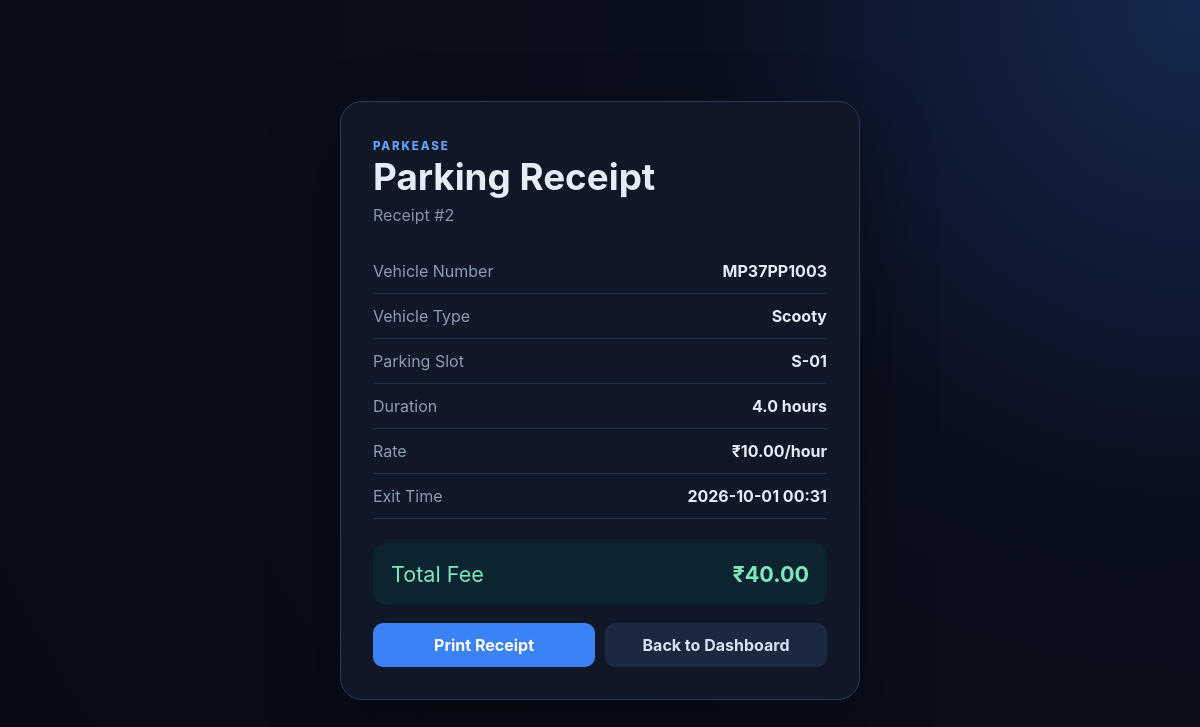
Page /receipt/2 on the committed database.
### tables this page shows
CREATE TABLE receipts (
            id INTEGER PRIMARY KEY AUTOINCREMENT,
            vehicle_number TEXT NOT NULL,
            vehicle_type TEXT NOT NULL,
            slot TEXT NOT NULL,
            duration REAL NOT NULL,
            rate REAL NOT NULL,
            total_fee REAL NOT NULL,
            exit_time TEXT NOT NULL
        );

### app.py (the view)
@app.route("/receipt/<int:receipt_id>")
def receipt(receipt_id):
    conn = get_db()
    item = conn.execute(
        "SELECT * FROM receipts WHERE id = ?",
        (receipt_id,)
    ).fetchone()
    conn.close()
    if not item:
        flash(
            "Receipt not found.",
            "error"
        )
        return redirect(url_for("index"))
    return render_template(
        "receipt.html",
        receipt=item
    )

### app.py (called while the page is built)
def get_db():
    conn = sqlite3.connect(DATABASE)
    conn.row_factory = sqlite3.Row
    return conn

### templates/receipt.html (shortened to what this page needs)
<!DOCTYPE html>
<html lang="en">
<head>
    <link rel="stylesheet" href="{{ url_for('static', filename='style.css') }}">
</head>
<body class="receipt-page">
    <main class="receipt-card">
        <span class="eyebrow">PARKEASE</span>
        <h1>Parking Receipt</h1>
        <p class="receipt-id">Receipt #{{ receipt.id }}</p>
        <div class="receipt-details">
            <div><span>Vehicle Number</span><strong>{{ receipt.vehicle_number }}</strong></div>
            <div><span>Vehicle Type</span><strong>{{ receipt.vehicle_type }}</strong></div>
            <div><span>Parking Slot</span><strong>{{ receipt.slot }}</strong></div>
            <div><span>Duration</span><strong>{{ receipt.duration }} hours</strong></div>
            <div><span>Rate</span><strong>₹{{ '%.2f'|format(receipt.rate) }}/hour</strong></div>
            <div><span>Exit Time</span><strong>{{ receipt.exit_time }}</strong></div>
        </div>
        <div class="total-row"><span>Total Fee</span><strong>₹{{ '%.2f'|format(receipt.total_fee) }}</strong></div>
        <div class="receipt-actions">
            <button onclick="window.print()">Print Receipt</button>
            <a href="{{ url_for('index') }}">Back to Dashboard</a>
        </div>
    </main>
</body>
</html>

### static/style.css (style rules this page uses)
* { box-sizing: border-box; }
:root { font-family: Inter, ui-sans-serif, system-ui, -apple-system, BlinkMacSystemFont, "Segoe UI", sans-serif; color: #e7edf7; background: #0a0f1d; }
body { margin: 0; min-height: 100vh; background: radial-gradient(circle at top right, #15294f 0, #0a0f1d 35%, #070b15 100%); }
h1,h2,p { margin-top:0; }
h1 { font-size: clamp(2rem, 4vw, 3.4rem); margin-bottom: 10px; }
.eyebrow { color:#63a4ff; letter-spacing:.16em; font-size:.72rem; font-weight:800; }
input,select,button { font:inherit; }
button,.search-form a,.receipt-actions a { border:0; border-radius:10px; padding:12px 16px; cursor:pointer; font-weight:750; text-decoration:none; text-align:center; }
.receipt-page { display:grid; place-items:center; padding:30px; }
.receipt-card { width:min(520px,100%); background:#101827; border:1px solid #2c3a52; border-radius:22px; padding:32px; box-shadow:0 30px 70px rgba(0,0,0,.35); }
.receipt-card h1 { font-size:2.3rem; margin-bottom:6px; }
.receipt-id { color:#8393ab; }
.receipt-details { margin:24px 0; }
.receipt-details div { display:flex; justify-content:space-between; gap:18px; padding:12px 0; border-bottom:1px solid #223047; }
.receipt-details span { color:#8d9cb2; }
.total-row { display:flex; justify-content:space-between; font-size:1.35rem; padding:18px; background:#0c2430; border-radius:14px; color:#7ce8bd; }
.receipt-actions { display:grid; grid-template-columns:1fr 1fr; gap:10px; margin-top:18px; }
.receipt-actions button { background:#3b82f6; color:white; }
.receipt-actions a { background:#1b2940; color:#d7e4f6; }

### rows in the picture
receipts: id "2", vehicle_number "MP37PP1003", vehicle_type "Scooty", slot "S-01", duration "4.0", rate "10.00", exit_time "2026-10-01 00:31", total_fee "40.00"
